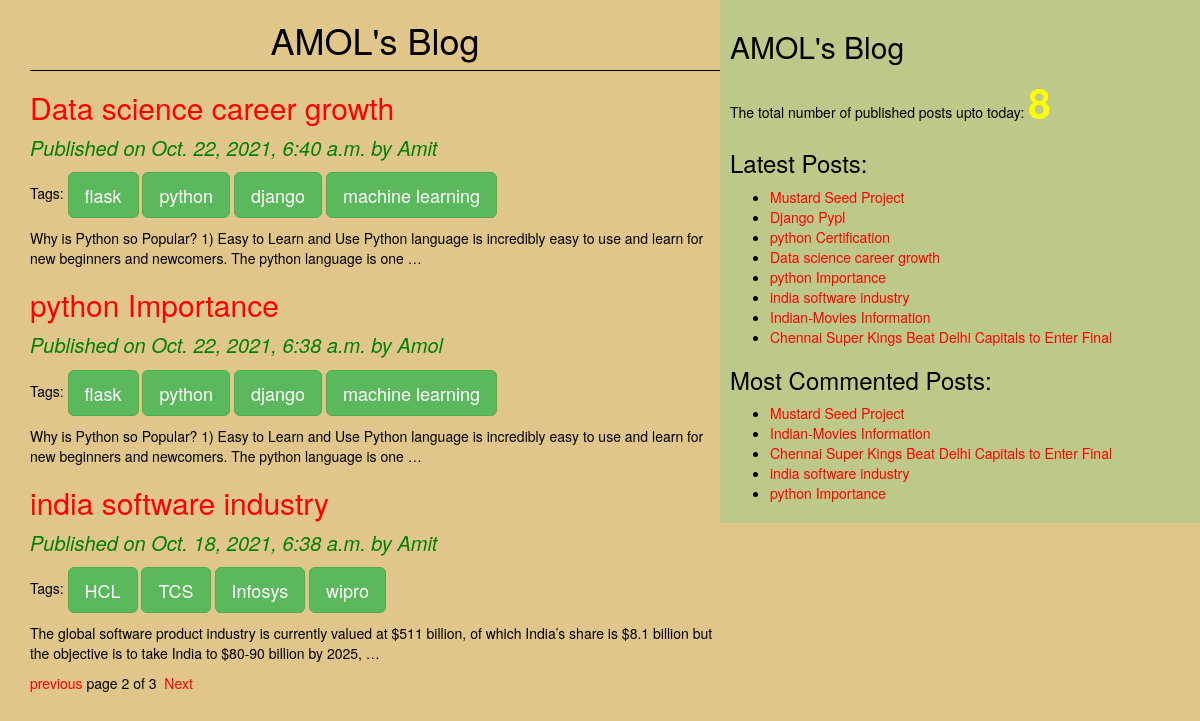
Screenshot of /?page=2 with the database file from the repository.
### blogApp/models.py (models this page shows, shortened)
class Post(models.Model):
    STATUS_CHOICES=(('draft','Draft'),('published','Published'))
    title=models.CharField(max_length=256)
    slug=models.SlugField(max_length=264, unique_for_date='publish')
    author=models.ForeignKey(User,related_name='blog_posts', on_delete=models.CASCADE) # author is a foreignkey pointing the data from user table on_delete=models.CASCADE that argument must be required otherwise we will get one argument missing error.
    body=models.TextField()
    publish=models.DateTimeField(default=timezone.now) # for taken current time zone
    created=models.DateTimeField(auto_now_add=True) # whenever we have updated last post on blog Application
    updated=models.DateTimeField(auto_now=True)
    status=models.CharField(max_length=10, choices=STATUS_CHOICES, default='draft')
    objects=CustomManager()
    tags=TaggableManager()
    class Meta:
        ordering=('-publish',) #make sure single value tuple ends with comma
    def get_absolute_url(self):
        return reverse('post_detail',args=[self.publish.year, self.publish.strftime('%m'), self.publish.strftime('%d'), self.slug])

### blogApp/views.py (the view)
# urls.py: path('', views.post_list_view),
def post_list_view(request, tag_slug=None):
    post_list=Post.objects.all()
    tag=None
    if tag_slug:
        tag=get_object_or_404(Tag, slug=tag_slug)
        post_list=post_list.filter(tags__in=[tag])
    paginator= Paginator(post_list,3)
    page_number=request.GET.get('page')
    try:
        post_list=paginator.page(page_number)
    except PageNotAnInteger:
        post_list=paginator.page(1)
    except EmptyPage:
        post_list=paginator.page(paginator.num_pages)
    return render (request,'blogApp/post_list.html',{'post_list':post_list, 'tag':tag})

### blogApp/models.py (called while the page is built)
    def get_queryset(self):
        return super().get_queryset().filter(status='published')

### blogApp/templatetags/blog_tags.py (called while the page is built)
@register.simple_tag(name='my_tag')
def total_posts(): # instate of total_post we can any other name
    return Post.objects.count()

@register.inclusion_tag('blogApp/latest_posts123.html')
def show_latest_posts(count):
    latest_posts=Post.objects.order_by('-publish')[:count]
    return {'latest_posts':latest_posts}

@register.simple_tag
def get_most_commented_posts(count=5):
    return Post.objects.annotate(total_comments=Count('comments')).order_by('-total_comments')[:count]

### templates/blogApp/post_list.html (shortened to what this page needs)
{%extends 'blogApp/base.html'%}
    {%block content%}
        <h1>AMOL's Blog</h1>
        {%for post in post_list%}
                <a href="{{post.get_absolute_url}}" ><h2>{{post.title}}</h2></a>
                <p id='date'>Published on {{post.publish}} by {{post.author|title}}</p>
                <p>Tags:
                    {% for tag in post.tags.all %}
                        <a href="{% url 'post_list_by_name' tag.slug%}" class="btn btn-lg btn-success">{{tag.name}} </a>
                    {%endfor%}
                </p>
            {{post.body|truncatewords:30|linebreaks}}
        {%endfor%}
        {%include 'blogApp/paginator.html' with page=post_list%}
    {%endblock%}

### templates/blogApp/base.html (shortened to what this page needs)
<!DOCTYPE html>
{%load blog_tags %}
{%load static%}
<html lang="en">
<head>
    <link rel="stylesheet" href="https://maxcdn.bootstrapcdn.com/bootstrap/3.3.7/css/bootstrap.min.css">
    <link rel="stylesheet" href="{% static 'css/blog.css'%}">
</head>
<body>
    <div class="content">
       {%block content%}{%endblock%}
    </div>
    <div class="sidebar">
        <h2>AMOL's Blog</h2>
        <p>The total number of published posts upto today: <span id='pcount'> {%my_tag%} </span></p>
        <h3>Latest Posts:</h3>{%show_latest_posts 100%}
        <h3>Most Commented Posts:</h3>
        {%get_most_commented_posts as most_commented_posts %}
        <ul>
            {%for post in most_commented_posts %}
            <li><a href="{{post.get_absolute_url}}">{{post.title}}</a></li>
            {%endfor%}
        </ul>
    </div>
</body>
</html>

### templates/blogApp/latest_posts123.html
<ul>
    {%for post in latest_posts%}
    <li><a href="{{post.get_absolute_url}}"> {{post.title}}</a></li>
    {%endfor%}
</ul>

### static/css/blog.css (style rules this page uses)
.content { width:60%; float: left; padding: 0 0 0 30px; background-color: #e0c68b; height: 100%; }
.sidebar { width: 40%; float: right; padding: 10px; background-color: #bdc988; height: 100%; }
h1 { text-align: center; border-bottom: 1px solid black; padding-bottom: 10px; }
body { color: black; background-color:#e0c68b ; }
#date { color: green; font-size: 20px; font-style: italic; }
a { color:red; }
#pcount { font-size: 40px; color: yellow; font-weight: bold; }

### rows the page displays
Post: title "Data science career growth", publish "Oct. 22, 2021, 6:40 a.m.", author "Amit", body "Why is Python so Popular? 1) Easy to Learn and Use Python language is incredibly easy to use and learn for new beginners and newcomers. The python language is one …"
Tag: name "flask"
Tag: name "python"
Tag: name "django"
Tag: name "machine learning"
Post: title "python Importance", publish "Oct. 22, 2021, 6:38 a.m.", author "Amol", body "Why is Python so Popular? 1) Easy to Learn and Use Python language is incredibly easy to use and learn for new beginners and newcomers. The python language is one …"
Post: title "india software industry", publish "Oct. 18, 2021, 6:38 a.m.", author "Amit", body "The global software product industry is currently valued at $511 billion, of which India’s share is $8.1 billion but the objective is to take India to $80-90 billion by 2025, …"
Tag: name "HCL"
Tag: name "TCS"
Tag: name "Infosys"
Tag: name "wipro"
Post: title "Mustard Seed Project"
Post: title "Django Pypl"
Post: title "python Certification"
Post: title "Indian-Movies Information"
Post: title "Chennai Super Kings Beat Delhi Capitals to Enter Final"

### other values shown
{{ page.number }} "2"
{{ page.paginator.num_pages }} "3"
